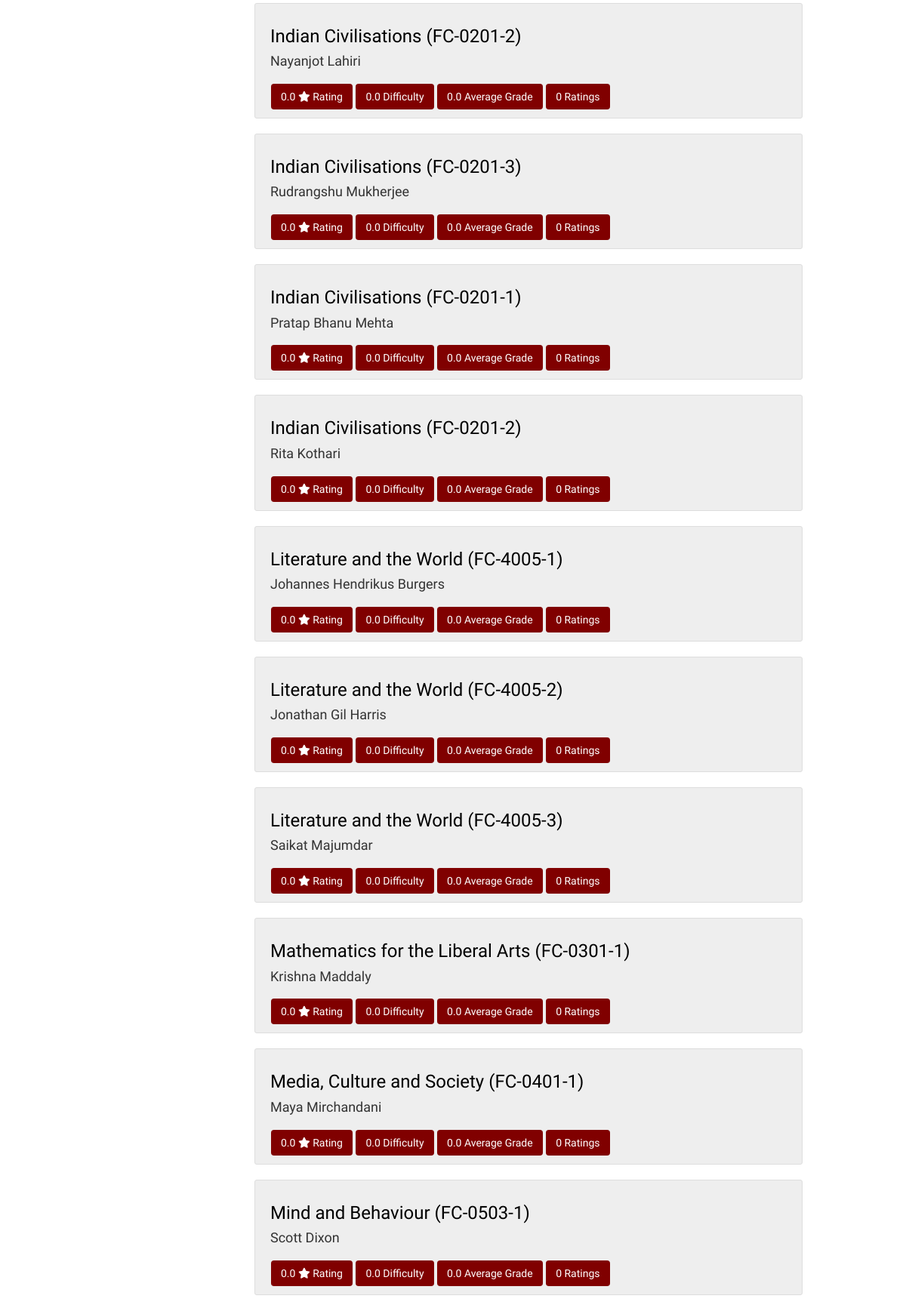
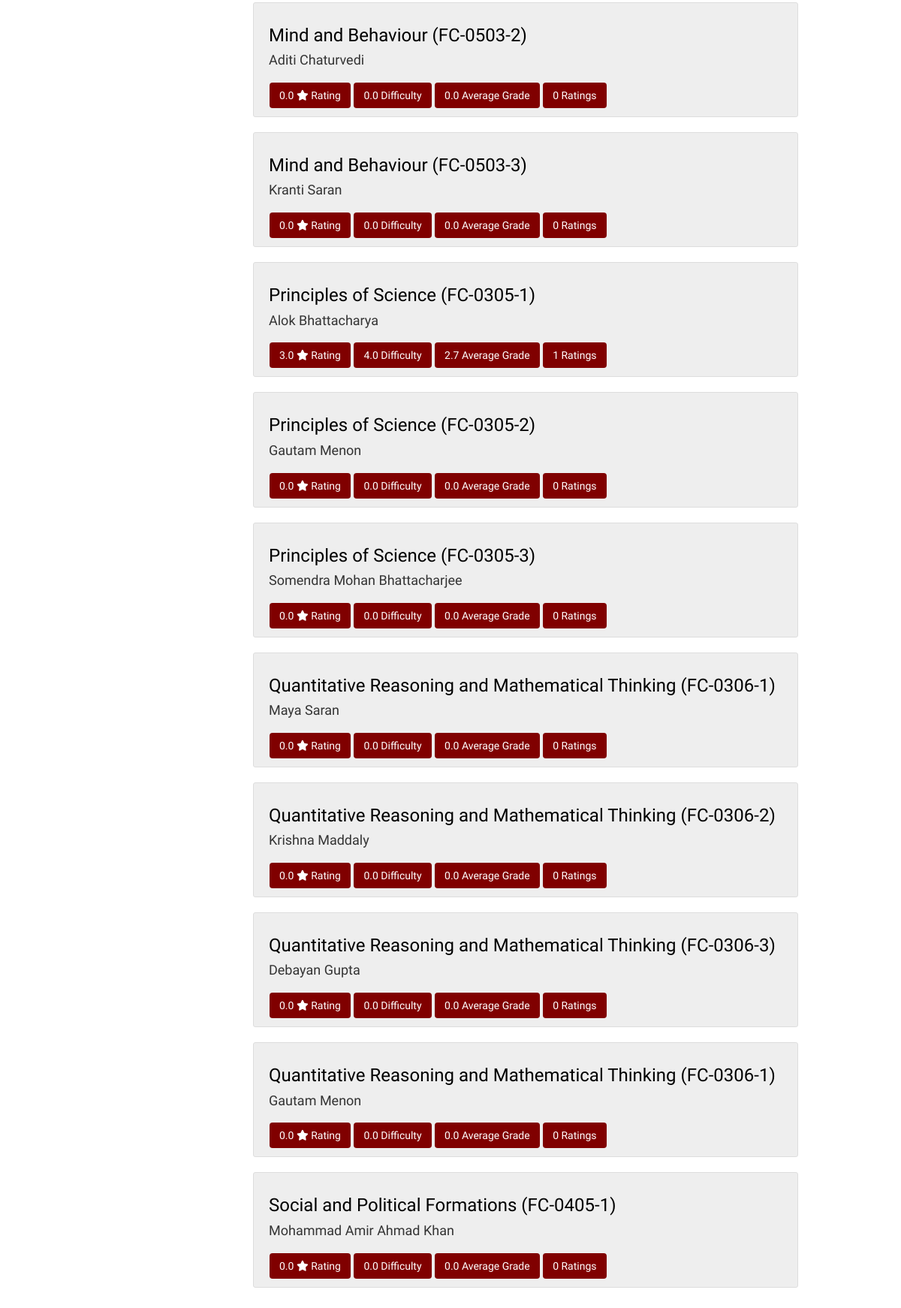
The app's page /courses/ (lower part), older data (2 pictures, top to bottom).
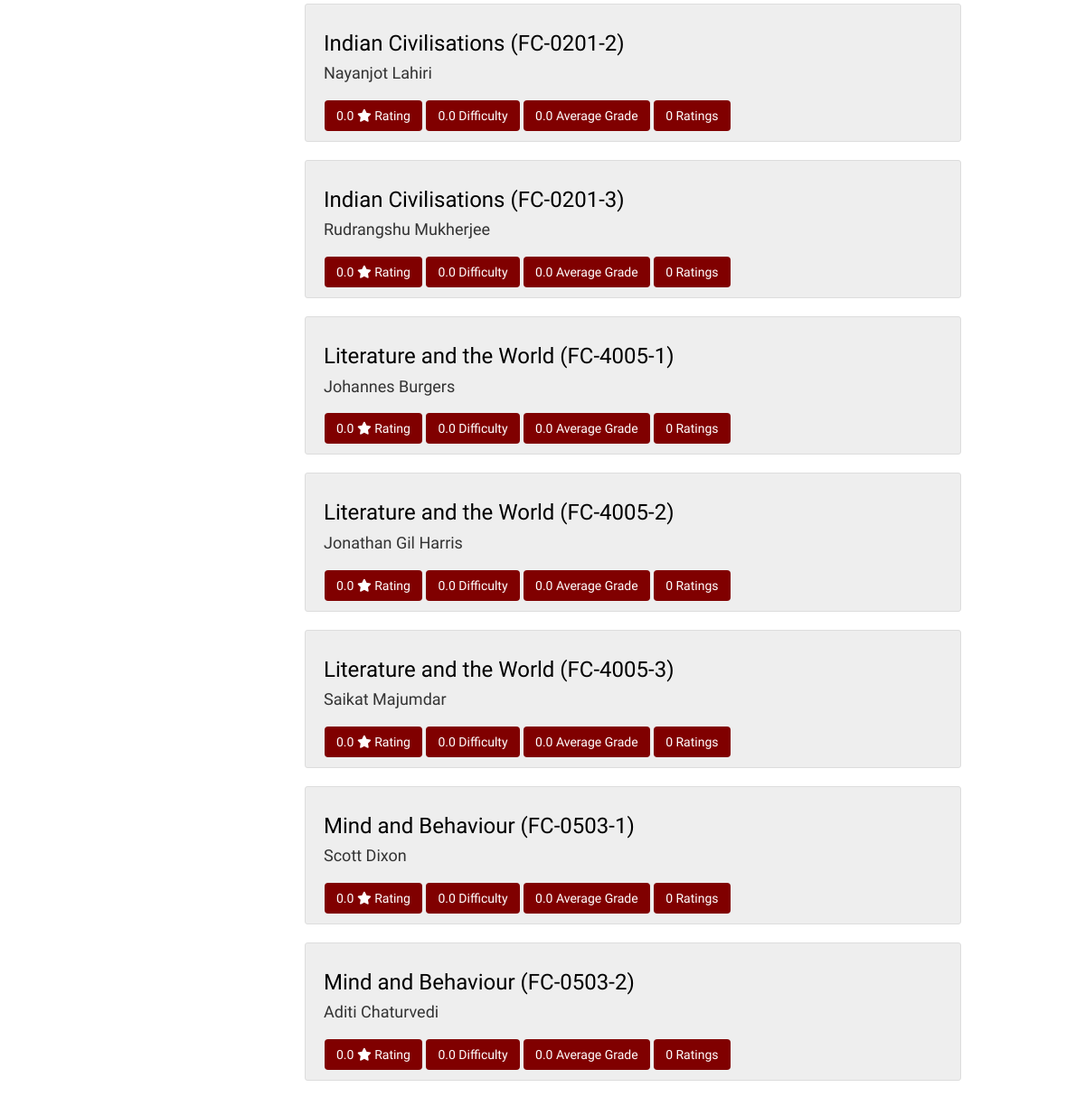
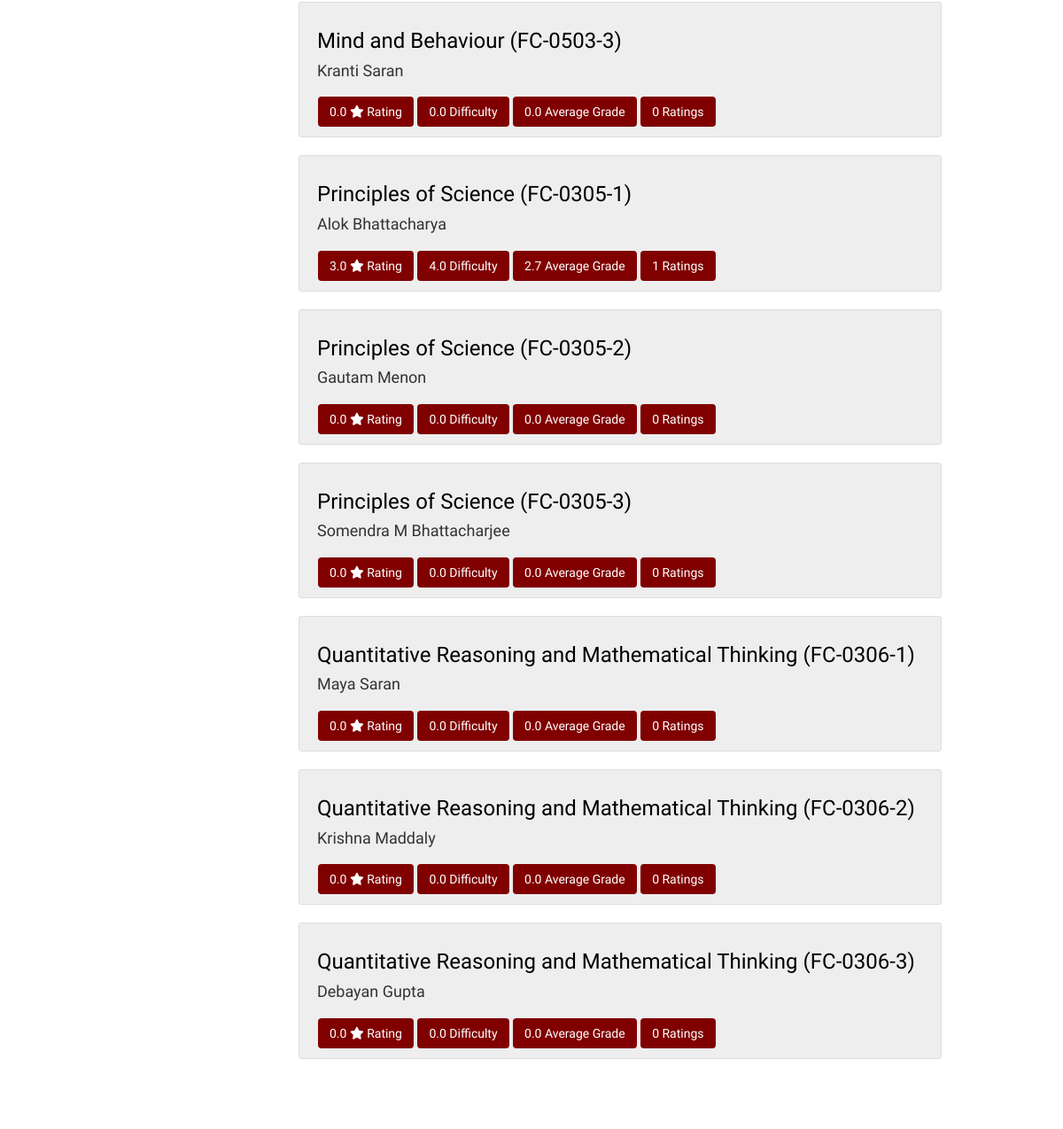
The same page, newer data (2 pictures, top to bottom).
### myapp/models.py (models this page shows, shortened)
class Course (models.Model):
    course_name         =  models.TextField(default = "")
    course_code         =  models.CharField(default = "", max_length=80)
    course_type         =  models.CharField(max_length = 5, default = "") # major/ FC/ CC etc
    course_description  =  models.TextField(default="")
    slug = models.SlugField (unique=True)
    course_listing = models.CharField(max_length=30, default="NA", choices=MAJORS) # which major
    course_cross   = models.CharField(max_length=30, default="", choices=MAJORS, null = True) # cross listed major
    course_prof    = models.ForeignKey(Professor, on_delete = models.CASCADE, null = True)
    course_rating     = models.FloatField(default = 0) # avg rating
    rating_sum        = models.IntegerField(default=0)
    course_difficulty = models.FloatField(default = 0.0) # avg difficulty
    difficulty_sum    = models.IntegerField(default = 0)
    gp_sum            = models.FloatField(default=0)
    grade_point       = models.FloatField(default=0)
    grade_offered     = models.IntegerField(default=0)
    course_grade      = models.FloatField(default=0.0)
    course_retakers   = models.IntegerField(default=0)
    course_attendance = models.BooleanField(default=True)
    course_number_of_ratings = models.IntegerField(default = 0)

class Professor (models.Model):
    prof_name    = models.CharField(max_length = 50, default = "")
    prof_dep     = models.CharField(max_length=30, default="", choices=MAJORS)
    prof_pic     = models.CharField(max_length=100, default="")
    slug = models.SlugField (unique=True)
    def __str__(self):
        return self.prof_name

### myapp/views.py (the view, shortened to what this page needs)
# urls.py: path('courses/', views.list_courses, name="courses"),
def list_courses (request):
    context = {
        'title': 'All courses',
        'majors': MAJORS,
    }
    if request.GET.get('Filter') and request.GET.get('Filter') != 'NA':
        featured = request.GET.get('Filter')
        courses = Course.objects.filter(course_listing=featured).order_by('course_name')
        context['filter']  = featured
        context['results'] = len(courses)
    else:
        courses = Course.objects.filter(course_listing='FC').order_by('course_name')
        context['filter']  = "FC"
        context['results'] = len(courses)
    context['courses'] = courses
    return render(request, "myapp/courses.html", context)

### myapp/templates/myapp/courses.html (shortened to what this page needs)
{% extends "myapp/base.html" %}
{% block content %}
{% load static %}
    <div class="container-fluid">
        <div class="row">
            <div class="col-lg-8">
                <div class = "content-section" style="border: white 2px solid" ; >
                    {% for course in courses %}
                      <div class="feature">
                        <article class="media content-section border rounded" style= "background-color: rgb(238, 238, 238); ">
                          <div class="media body">
                            <div class="course-metadata text-left" style="padding-right:0px; margin-right:none">
                              <h3 style="color:Black;">{{ course.course_name }} ({{course.course_listing}}-{{course.course_code}})</a></h1>
                              <h4> {{ course.course_prof }}</h4>
                              <h5 style="background-color: maroon; color: white; pointer-events: none; margin-left: 1px;" class="btn  btn-rounded mx-auto font-weight-bold">{{ course.course_rating }} <i class="fas fa-star"></i> Rating</h5>
                              <h5 style="background-color: maroon; color: white; pointer-events: none; margin-left: 1px;" class="btn  btn-rounded mx-3">{{ course.course_difficulty }}  Difficulty</h5>
                              <h5 style="background-color: maroon; color: white; pointer-events: none; margin-left: 1px;" class="btn  btn-rounded mx-auto hidden-xs">{{course.grade_point}} Average Grade </h5>
                              <h5 style="background-color: maroon; color: white; pointer-events: none; margin-left: 1px;" class="btn  btn-rounded hidden-xs" >{{ course.course_number_of_ratings }}  Ratings</h5>
                              <div class="row">
                                <div class="col-xs-7">
                                </div>
                                <div class="col-xs-4" style="margin-left: 0px; padding-left:0px ;">
                                </div>
                          </div>
                            </div>
                          </div>
                        </article>
                      </div>
                    {% endfor %}
                </div>
            </div>
        </div>
    </div>
    <br>
    <br>
    <br>
{% endblock %}

### myapp/templates/myapp/base.html (shortened to what this page needs)
{% load static %}
<!doctype html>
<html lang="en">
  <head>
    <link rel="stylesheet" href="https://cdnjs.cloudflare.com/ajax/libs/normalize/5.0.0/normalize.min.css">
    <link rel='stylesheet' href='https://cdnjs.cloudflare.com/ajax/libs/Swiper/4.3.5/css/swiper.min.css'>
    <link rel="stylesheet" href="{% static 'css/style.css' %}">
    <link rel="stylesheet" href="https://maxcdn.bootstrapcdn.com/bootstrap/3.3.7/css/bootstrap.min.css">
    <link rel="stylesheet" href="https://cdnjs.cloudflare.com/ajax/libs/Swiper/4.3.5/css/swiper.min.css">
    <link rel="stylesheet" type="text/css" href="{% static 'css/main.css' %}">
  </head>
    <body>
      {% block content %}
      {% endblock %}
    </body>
</html>

### myapp/templates/snippets/header.html (shortened to what this page needs)
{% load static %}
{% load socialaccount %}

### static/CSS/style.css (style rules this page uses)
body { margin: 10%; color: black; font-family: 'Roboto', sans-serif; }
div.feature { position: relative; }

### static/CSS/main.css (style rules this page uses)
html { position: relative; overflow-x: hidden !important; }
body { font-family: 'Quicksand', sans-serif; }

### myapp/templates/myapp/base.html (style rules this page uses)
body { margin: 10%; color: black; font-family: 'Roboto', sans-serif; }
div.feature { position: relative; }
html { position: relative; overflow-x: hidden !important; }
body { font-family: 'Quicksand', sans-serif; }
.content-section { background:rgb(255, 255, 255); padding: 10px 20px; border: 1.3px solid #dddddd; border-radius: 3px; margin-bottom: 20px; }

Row changes from the older to the newer data that the page shows:
removed Course: course_name "Indian Civilisations", course_listing "FC", course_code "0201-1", course_prof "Pratap Bhanu Mehta", course_rating "0.0", course_difficulty "0.0", grade_point "0.0", course_number_of_ratings "0"
removed Course: course_name "Indian Civilisations", course_listing "FC", course_code "0201-2", course_prof "Rita Kothari", course_rating "0.0", course_difficulty "0.0", grade_point "0.0", course_number_of_ratings "0"
removed Course: course_name "Mathematics for the Liberal Arts", course_listing "FC", course_code "0301-1", course_prof "Krishna Maddaly", course_rating "0.0", course_difficulty "0.0", grade_point "0.0", course_number_of_ratings "0"
removed Course: course_name "Media, Culture and Society", course_listing "FC", course_code "0401-1", course_prof "Maya Mirchandani", course_rating "0.0", course_difficulty "0.0", grade_point "0.0", course_number_of_ratings "0"
removed Course: course_name "Quantitative Reasoning and Mathematical Thinking", course_listing "FC", course_code "0306-1", course_prof "Gautam Menon", course_rating "0.0", course_difficulty "0.0", grade_point "0.0", course_number_of_ratings "0"
removed Course: course_name "Social and Political Formations", course_listing "FC", course_code "0405-1", course_prof "Mohammad Amir Ahmad Khan", course_rating "0.0", course_difficulty "0.0", grade_point "0.0", course_number_of_ratings "0"
changed through a linked row, Course: course_prof "Johannes Hendrikus Burgers" → "Johannes Burgers"
changed through a linked row, Course: course_prof "Somendra Mohan Bhattacharjee" → "Somendra M Bhattacharjee"
